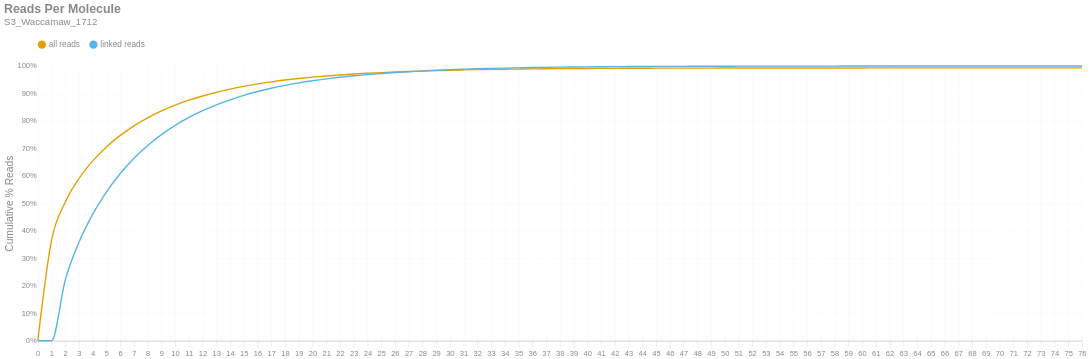

The code cell stored with this chart in its notebook:
### Markdown cell above
### Reads per Molecule
This chart shows the cumulative distribution of the number of reads per linked molecule. That is, how many alignments are associated with a unique molecule. This excludes the number of reads associated with invalid or absent linked-read barcodes. The `linked` histogram is the percentages recalculated when disregarding singletons.

### Code cell
if SKIPLR:
    print_html(f"Skipped")
else:
    counts = np.bincount(valids['reads'].cast(pl.Int64).to_numpy())
    weighted = counts * np.arange(len(counts))
    all_perc = weighted / n_reads
    linked_perc = weighted / n_linked_reads
    linked_perc[1] = 0
    binned_df = pl.DataFrame({
        'readsper': list(range(len(counts))),
        'all reads (cumsum)': np.cumsum(all_perc).tolist(),
        'linked reads (cumsum)': np.cumsum(linked_perc).tolist(),
    })

    with SafeRender(binned_df):
        (
            density_plot(binned_df, 'Reads Per Molecule', samplename, 'readspmol')
            .encode(
                x=alt.X('readsper:O', title=None).axis(labelAngle=0).scale(padding=0),
                y=alt.Y('value:Q', title='Cumulative % Reads').axis(format='%').stack(False),
                color=alt.Color("key:N").scale(domain=["all reads", "linked reads"]),
                tooltip=[
                    alt.Tooltip("key:N", title="Data Type"),
                    alt.Tooltip("readsper:O", title="Reads Per Molecule"),
                    alt.Tooltip("value:Q", format=".2%", title="% Reads (Cum.)")
                ]            
            )
        ).display()

### Figure 1 — Vega-Lite specification as saved in the notebook (floating-point values rounded to 4 significant figures)
{"width": "container", "height": 400, "config": {"title": {"anchor": "start", "dy": -15, "fontSize": 18, "color": "#888888", "subtitleColor": "#888888", "subtitleFontSize": 14}, "arc": {"fill": "#0072B2"}, "axis": {"domainColor": "#888888", "domainWidth": 0.5, "gridWidth": 0.2, "grid": false, "titleFontWeight": 400, "titleFontSize": 15, "labelFontSize": 11, "labelColor": "#888888", "tickColor": "#888888", "tickWidth": 0.2, "titleColor": "#888888"}, "axisBand": {"grid": false}, "axisX": {"grid": true, "tickSize": 10, "domainCap": "round"}, "axisY": {"domain": false, "grid": true, "tickSize": 0, "domainCap": "round"}, "background": "transparent", "header": {"labelFontSize": 15, "labelColor": "#888888", "titleFontSize": 15, "titleFontWeight": 600, "titleColor": "#888888"}, "legend": {"labelFont": "sans-serif", "labelFontSize": 12, "labelColor": "#888888", "symbolSize": 100, "symbolType": "circle", "titleFontSize": 12, "titlePadding": 10, "titleColor": "#888888", "title": null, "orient": "top"}, "range": {"category": ["#E69F00", "#56B4E9", "#009E73", "#F0E442", "#0072B2", "#D55E00", "#CC79A7", "#000000"], "diverging": ["#cfe8f3", "#a2d4ec", "#73bfe2", "#46abdb", "#1696d2", "#12719e"]}, "area": {"fill": "#0072B2", "fillOpacity": 0.7, "line": true, "strokeOpacity": 0.7}, "line": {"color": "#0072B2", "stroke": "#0072B2", "strokeWidth": 2}, "trail": {"color": "#0072B2", "stroke": "#0072B2", "strokeWidth": 0, "size": 1}, "point": {"filled": true, "fillOpacity": 1.0, "size": 95}, "text": {"color": "#888888", "fontSize": 11, "align": "right", "fontWeight": 400, "size": 11}, "bar": {"fill": "#0072B2", "stroke": null}, "view": {"stroke": null, "continuousWidth": 660, "continuousHeight": 400}}, "data": {"name": "data-8b42b84d4700bed4fa9bb2a352de583f"}, "mark": {"type": "line", "interpolate": "monotone", "point": {"opacity": 0, "size": 275}}, "encoding": {"color": {"field": "key", "scale": {"domain": ["all reads", "linked reads"]}, "type": "nominal"}, "tooltip": [{"field": "key", "title": "Data Type", "type": "nominal"}, {"field": "readsper", "title": "Reads Per Molecule", "type": "ordinal"}, {"field": "value", "format": ".2%", "title": "% Reads (Cum.)", "type": "quantitative"}], "x": {"axis": {"labelAngle": 0}, "field": "readsper", "scale": {"padding": 0}, "title": null, "type": "ordinal"}, "y": {"axis": {"format": "%"}, "field": "value", "stack": false, "title": "Cumulative % Reads", "type": "quantitative"}}, "params": [{"name": "param_c36ac31b6afebe62", "select": {"type": "point", "fields": ["key"]}, "bind": "legend"}], "title": {"text": "Reads Per Molecule", "subtitle": "S3_Waccamaw_1712"}, "transform": [{"fold": ["all reads (cumsum)", "linked reads (cumsum)"]}, {"calculate": "replace(datum.key, ' (cumsum)', '')", "as": "key"}, {"filter": {"param": "param_c36ac31b6afebe62"}}], "usermeta": {"embedOptions": {"downloadFileName": "S3_Waccamaw_1712.readspmol"}}, "$schema": "https://vega.github.io/schema/vega-lite/v6.1.0.json", "datasets": {"data-8b42b84d4700bed4fa9bb2a352de583f": [{"readsper": 0, "all reads (cumsum)": 0.0, "linked reads (cumsum)": 0.0}, {"readsper": 1, "all reads (cumsum)": 0.3652, "linked reads (cumsum)": 0.0}, {"readsper": 2, "all reads (cumsum)": 0.5041, "linked reads (cumsum)": 0.2213}, {"readsper": 3, "all reads (cumsum)": 0.5903, "linked reads (cumsum)": 0.3586}, {"readsper": 4, "all reads (cumsum)": 0.6544, "linked reads (cumsum)": 0.4607}, {"readsper": 5, "all reads (cumsum)": 0.7055, "linked reads (cumsum)": 0.542}, {"readsper": 6, "all reads (cumsum)": 0.7472, "linked reads (cumsum)": 0.6085}, {"readsper": 7, "all reads (cumsum)": 0.7822, "linked reads (cumsum)": 0.6642}, {"readsper": 8, "all reads (cumsum)": 0.8114, "linked reads (cumsum)": 0.7107}, {"readsper": 9, "all reads (cumsum)": 0.8362, "linked reads (cumsum)": 0.7502}, {"readsper": 10, "all reads (cumsum)": 0.8573, "linked reads (cumsum)": 0.7839}, {"readsper": 11, "all reads (cumsum)": 0.8754, "linked reads (cumsum)": 0.8126}, {"readsper": 12, "all reads (cumsum)": 0.8907, "linked reads (cumsum)": 0.837}, {"readsper": 13, "all reads (cumsum)": 0.9041, "linked reads (cumsum)": 0.8584}, {"readsper": 14, "all reads (cumsum)": 0.9156, "linked reads (cumsum)": 0.8768}, {"readsper": 15, "all reads (cumsum)": 0.9257, "linked reads (cumsum)": 0.8929}, {"readsper": 16, "all reads (cumsum)": 0.9345, "linked reads (cumsum)": 0.9069}, {"readsper": 17, "all reads (cumsum)": 0.942, "linked reads (cumsum)": 0.9189}, {"readsper": 18, "all reads (cumsum)": 0.9487, "linked reads (cumsum)": 0.9295}, {"readsper": 19, "all reads (cumsum)": 0.9544, "linked reads (cumsum)": 0.9385}, {"readsper": 20, "all reads (cumsum)": 0.9592, "linked reads (cumsum)": 0.9462}, {"readsper": 21, "all reads (cumsum)": 0.9634, "linked reads (cumsum)": 0.9529}, {"readsper": 22, "all reads (cumsum)": 0.9671, "linked reads (cumsum)": 0.9588}, {"readsper": 23, "all reads (cumsum)": 0.9705, "linked reads (cumsum)": 0.9642}, {"readsper": 24, "all reads (cumsum)": 0.9733, "linked reads (cumsum)": 0.9686}, {"readsper": 25, "all reads (cumsum)": 0.9757, "linked reads (cumsum)": 0.9724}, {"readsper": 26, "all reads (cumsum)": 0.9779, "linked reads (cumsum)": 0.976}, {"readsper": 27, "all reads (cumsum)": 0.9798, "linked reads (cumsum)": 0.9791}, {"readsper": 28, "all reads (cumsum)": 0.9815, "linked reads (cumsum)": 0.9817}, {"readsper": 29, "all reads (cumsum)": 0.9831, "linked reads (cumsum)": 0.9843}, {"readsper": 30, "all reads (cumsum)": 0.9845, "linked reads (cumsum)": 0.9865}, {"readsper": 31, "all reads (cumsum)": 0.9856, "linked reads (cumsum)": 0.9882}, {"readsper": 32, "all reads (cumsum)": 0.9865, "linked reads (cumsum)": 0.9897}, {"readsper": 33, "all reads (cumsum)": 0.9873, "linked reads (cumsum)": 0.991}, {"readsper": 34, "all reads (cumsum)": 0.9881, "linked reads (cumsum)": 0.9922}, {"readsper": 35, "all reads (cumsum)": 0.9887, "linked reads (cumsum)": 0.9932}, {"readsper": 36, "all reads (cumsum)": 0.9893, "linked reads (cumsum)": 0.9942}, {"readsper": 37, "all reads (cumsum)": 0.9898, "linked reads (cumsum)": 0.9949}, {"readsper": 38, "all reads (cumsum)": 0.9902, "linked reads (cumsum)": 0.9956}, {"readsper": 39, "all reads (cumsum)": 0.9905, "linked reads (cumsum)": 0.9961}, {"readsper": 40, "all reads (cumsum)": 0.9909, "linked reads (cumsum)": 0.9967}, {"readsper": 41, "all reads (cumsum)": 0.9911, "linked reads (cumsum)": 0.9971}, {"readsper": 42, "all reads (cumsum)": 0.9914, "linked reads (cumsum)": 0.9975}, {"readsper": 43, "all reads (cumsum)": 0.9916, "linked reads (cumsum)": 0.9978}, {"readsper": 44, "all reads (cumsum)": 0.9918, "linked reads (cumsum)": 0.9981}, {"readsper": 45, "all reads (cumsum)": 0.9919, "linked reads (cumsum)": 0.9983}, {"readsper": 46, "all reads (cumsum)": 0.992, "linked reads (cumsum)": 0.9985}, {"readsper": 47, "all reads (cumsum)": 0.9921, "linked reads (cumsum)": 0.9986}, {"readsper": 48, "all reads (cumsum)": 0.9922, "linked reads (cumsum)": 0.9988}, {"readsper": 49, "all reads (cumsum)": 0.9923, "linked reads (cumsum)": 0.999}, {"readsper": 50, "all reads (cumsum)": 0.9924, "linked reads (cumsum)": 0.9991}, {"readsper": 51, "all reads (cumsum)": 0.9924, "linked reads (cumsum)": 0.9992}, {"readsper": 52, "all reads (cumsum)": 0.9925, "linked reads (cumsum)": 0.9992}, {"readsper": 53, "all reads (cumsum)": 0.9925, "linked reads (cumsum)": 0.9993}, {"readsper": 54, "all reads (cumsum)": 0.9926, "linked reads (cumsum)": 0.9994}, {"readsper": 55, "all reads (cumsum)": 0.9926, "linked reads (cumsum)": 0.9994}, {"readsper": 56, "all reads (cumsum)": 0.9927, "linked reads (cumsum)": 0.9995}, {"readsper": 57, "all reads (cumsum)": 0.9927, "linked reads (cumsum)": 0.9995}, {"readsper": 58, "all reads (cumsum)": 0.9927, "linked reads (cumsum)": 0.9996}, {"readsper": 59, "all reads (cumsum)": 0.9927, "linked reads (cumsum)": 0.9997}, {"readsper": 60, "all reads (cumsum)": 0.9928, "linked reads (cumsum)": 0.9997}, {"readsper": 61, "all reads (cumsum)": 0.9928, "linked reads (cumsum)": 0.9997}, {"readsper": 62, "all reads (cumsum)": 0.9928, "linked reads (cumsum)": 0.9998}, {"readsper": 63, "all reads (cumsum)": 0.9929, "linked reads (cumsum)": 0.9998}, {"readsper": 64, "all reads (cumsum)": 0.9929, "linked reads (cumsum)": 0.9999}, {"readsper": 65, "all reads (cumsum)": 0.9929, "linked reads (cumsum)": 0.9999}, {"readsper": 66, "all reads (cumsum)": 0.9929, "linked reads (cumsum)": 0.9999}, {"readsper": 67, "all reads (cumsum)": 0.9929, "linked reads (cumsum)": 0.9999}, {"readsper": 68, "all reads (cumsum)": 0.9929, "linked reads (cumsum)": 0.9999}, {"readsper": 69, "all reads (cumsum)": 0.9929, "linked reads (cumsum)": 0.9999}, {"readsper": 70, "all reads (cumsum)": 0.9929, "linked reads (cumsum)": 0.9999}, {"readsper": 71, "all reads (cumsum)": 0.9929, "linked reads (cumsum)": 0.9999}, {"readsper": 72, "all reads (cumsum)": 0.9929, "linked reads (cumsum)": 1.0}, {"readsper": 73, "all reads (cumsum)": 0.9929, "linked reads (cumsum)": 1.0}, {"readsper": 74, "all reads (cumsum)": 0.9929, "linked reads (cumsum)": 1.0}, {"readsper": 75, "all reads (cumsum)": 0.993, "linked reads (cumsum)": 1.0}, {"readsper": 76, "all reads (cumsum)": 0.993, "linked reads (cumsum)": 1.0}]}}
